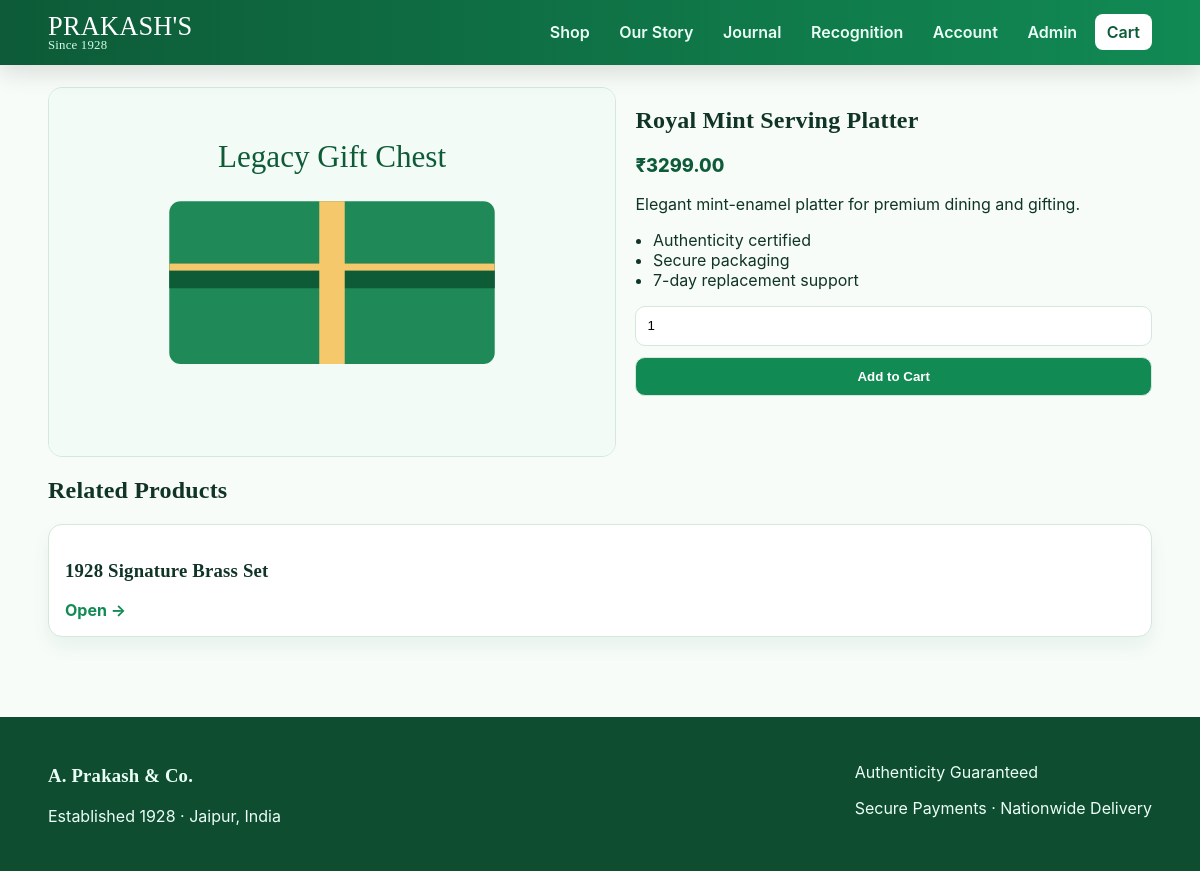
The app's page /product/royal-mint-serving-platter with its own data.
### tables this page shows
CREATE TABLE products (
    id BIGINT UNSIGNED AUTO_INCREMENT PRIMARY KEY,
    category_id BIGINT UNSIGNED NOT NULL,
    name VARCHAR(190) NOT NULL,
    slug VARCHAR(220) NOT NULL UNIQUE,
    sku VARCHAR(80) NOT NULL UNIQUE,
    short_description VARCHAR(255) NULL,
    description TEXT NULL,
    specifications TEXT NULL,
    price DECIMAL(10,2) NOT NULL,
    compare_price DECIMAL(10,2) NULL,
    stock_quantity INT NOT NULL DEFAULT 0,
    popularity_score INT NOT NULL DEFAULT 0,
    is_featured TINYINT(1) NOT NULL DEFAULT 0,
    status ENUM('active', 'draft', 'archived') NOT NULL DEFAULT 'active',
    created_at TIMESTAMP DEFAULT CURRENT_TIMESTAMP,
    updated_at TIMESTAMP DEFAULT CURRENT_TIMESTAMP ON UPDATE CURRENT_TIMESTAMP,
    CONSTRAINT fk_products_category FOREIGN KEY (category_id) REFERENCES categories(id),
    INDEX idx_products_category (category_id),
    INDEX idx_products_status (status),
    FULLTEXT idx_products_name_desc (name, description)
);

### app/core/View.php (called while the page is built, shortened)
<?php
class View
{
    public static function render(string $template, array $data = []): void
    {
        extract($data, EXTR_SKIP);
        $templatePath = BASE_PATH . '/app/views/' . $template . '.php';
        require BASE_PATH . '/app/views/layouts/header.php';
        require $templatePath;
        require BASE_PATH . '/app/views/layouts/footer.php';
    }
}

### app/core/Controller.php (called while the page is built, shortened)
<?php
class Controller
{
    protected function view(string $template, array $data = []): void
    {
        View::render($template, $data);
    }
}

### app/controllers/ProductController.php (called while the page is built, shortened)
<?php
class ProductController extends Controller
{
    public function show(string $slug): void
    {
        $dummy = collectDummy($slug);
        $product = $dummy['product'];
        $related = $dummy['related'];
        try {
            $productModel = new Product();
            $dbProduct = $productModel->findBySlug($slug);
            if ($dbProduct) {
                $product = $dbProduct;
                $related = $productModel->related((int) $product['category_id'], (int) $product['id']);
            }
        } catch (Throwable) {
        }
        $this->view('product/show', [
            'title' => $product['name'],
            'product' => $product,
            'relatedProducts' => $related,
        ]);
    }
}
function collectDummy(string $slug): array
{
    $all = dummy_products();
    $product = null;
    foreach ($all as $item) {
        if ($item['slug'] === $slug) {
            $product = $item;
            break;
        }
    }
    return ['product' => $product, 'related' => array_slice($all, 0, 3)];
}

### index.php (called while the page is built, shortened)
<?php
require_once __DIR__ . '/config/config.php';
require_once __DIR__ . '/app/core/Router.php';
require_once __DIR__ . '/app/helpers/functions.php';
$router = new Router();
$router->dispatch($_SERVER['REQUEST_URI'] ?? '/', $_SERVER['REQUEST_METHOD'] ?? 'GET');

### config/config.php (called while the page is built, shortened)
<?php
spl_autoload_register(static function (string $class): void {
    $prefix = 'App\\';
    $relativeClass = substr($class, strlen($prefix));
    $relativePath = str_replace('\\', '/', $relativeClass) . '.php';
    $candidates = [
        BASE_PATH . '/app/' . $relativePath,
        BASE_PATH . '/app/' . lcfirst($relativePath),
        BASE_PATH . '/app/' . strtolower($relativePath),
    ];
    foreach ($candidates as $file) {
        if (file_exists($file)) {
            return;
        }
    }
});

### app/core/Database.php (called while the page is built, shortened)
<?php
class Database
{
    private static ?PDO $connection = null;
    public static function connection(): PDO
    {
        $dsn = sprintf('mysql:host=%s;dbname=%s;charset=utf8mb4', DB_HOST, DB_NAME);
        try {
            self::$connection = new PDO($dsn, DB_USER, DB_PASS, [
                PDO::ATTR_ERRMODE => PDO::ERRMODE_EXCEPTION,
                PDO::ATTR_DEFAULT_FETCH_MODE => PDO::FETCH_ASSOC,
                PDO::ATTR_EMULATE_PREPARES => false,
            ]);
        } catch (PDOException $exception) {
            throw new RuntimeException('Database connection failed. Configure .env.php for DB access.');
        }
        return self::$connection;
    }
}

### app/core/Model.php (called while the page is built, shortened)
<?php
abstract class Model
{
    public function __construct()
    {
        $this->db = Database::connection();
    }
}

### app/models/Product.php (called while the page is built, shortened)
<?php
class Product extends Model
{
    public function findBySlug(string $slug): ?array
    {
        $stmt = $this->db->prepare('SELECT * FROM products WHERE slug = :slug LIMIT 1');
        $stmt->execute([':slug' => $slug]);
        $product = $stmt->fetch();
        return $product ?: null;
    }
    public function related(int $categoryId, int $excludeId): array
    {
        $stmt = $this->db->prepare('SELECT * FROM products WHERE category_id = :category_id AND id != :exclude_id AND status = "active" LIMIT 4');
        $stmt->execute([':category_id' => $categoryId, ':exclude_id' => $excludeId]);
        return $stmt->fetchAll();
    }
}

### app/helpers/functions.php (called while the page is built, shortened)
<?php
function e(?string $value): string
{
    return htmlspecialchars((string) $value, ENT_QUOTES, 'UTF-8');
}

### app/views/product/show.php (the view, shortened to what this page needs)
<article class="product-layout">
    <img class="product-hero-image" src="<?= e($product['image'] ?? '/public/assets/images/products/gift-chest.svg') ?>" alt="<?= e($product['name']) ?>">
    <div>
        <h1><?= e($product['name']) ?></h1>
        <p class="price">₹<?= e((string) $product['price']) ?></p>
        <p><?= e($product['description'] ?? 'Premium handcrafted heritage item.') ?></p>
        <ul class="clean-list">
            <li>Authenticity certified</li>
            <li>Secure packaging</li>
            <li>7-day replacement support</li>
        </ul>
        <form method="post" action="/cart/add">
            <input type="number" name="quantity" value="1" min="1" max="10">
            <button type="submit">Add to Cart</button>
        </form>
    </div>
</article>
<h2>Related Products</h2>
<div class="product-grid">
    <?php foreach ($relatedProducts as $related): ?>
    <div class="product-card"><h3><?= e($related['name']) ?></h3><a class="text-link" href="/product/<?= e($related['slug']) ?>">Open →</a></div>
    <?php endforeach; ?>
</div>

### app/core/Router.php (shortened to what this page needs)
<?php
class Router
{
    private array $routes = ['GET' => [], 'POST' => []];
    public function get(string $path, array $action): void
    {
        $this->routes['GET'][] = ['pattern' => $this->pattern($path), 'action' => $action];
    }
    public function post(string $path, array $action): void
    {
        $this->routes['POST'][] = ['pattern' => $this->pattern($path), 'action' => $action];
    }
    public function dispatch(string $uri, string $method): void
    {
        $path = parse_url($uri, PHP_URL_PATH) ?: '/';
        $routes = $this->routes[$method] ?? [];
        foreach ($routes as $route) {
            if (preg_match($route['pattern'], $path, $matches)) {
                array_shift($matches);
                [$controllerClass, $controllerMethod] = $route['action'];
                $controller = new $controllerClass();
                $controller->$controllerMethod(...$matches);
                return;
            }
        }
    }
    private function pattern(string $path): string
    {
        $escaped = preg_replace('#\{[a-zA-Z_][a-zA-Z0-9_]*\}#', '([^/]+)', $path);
        return '#^' . $escaped . '$#';
    }
}

### app/views/layouts/header.php (shortened to what this page needs)
<!doctype html>
<html lang="en">
<head>
    <link rel="stylesheet" href="/public/assets/css/styles.css">
</head>
<body>
<header class="topbar">
    <div class="container nav-wrap">
        <a href="/" class="brand">PRAKASH'S <span>Since 1928</span></a>
        <nav class="main-nav" data-menu>
            <a href="/shop">Shop</a>
            <a href="/our-story">Our Story</a>
            <a href="/blog">Journal</a>
            <a href="/reviews-recognition">Recognition</a>
            <a href="/account">Account</a>
            <a href="/admin">Admin</a>
            <a href="/cart" class="pill">Cart</a>
        </nav>
    </div>
</header>
<main class="container main-space">

### app/views/layouts/footer.php
</main>
<footer class="site-footer">
    <div class="container footer-grid">
        <div>
            <h3>A. Prakash & Co.</h3>
            <p>Established 1928 · Jaipur, India</p>
        </div>
        <div>
            <p>Authenticity Guaranteed</p>
            <p>Secure Payments · Nationwide Delivery</p>
        </div>
    </div>
</footer>
</body>
</html>

### public/assets/css/styles.css (style rules this page uses)
:root { --green-900:#0d5b38; --green-700:#118a54; --green-500:#22b573; --mint:#eaf8f1; --gold:#d7a84a; --ink:#103425; --paper:#f7fcf9; --line:#d4e8dc; }
* { box-sizing:border-box }
body { margin:0;font-family:Inter,system-ui,Arial,sans-serif;background:var(--paper);color:var(--ink) }
h1,h2,h3,.brand { font-family:Georgia,'Times New Roman',serif;letter-spacing:.2px }
.container { width:min(1150px,92%);margin:0 auto }
.main-space { padding:1.4rem 0 3rem }
.topbar { position:sticky;top:0;z-index:50;background:linear-gradient(90deg,var(--green-900),var(--green-700));box-shadow:0 8px 24px #0000001f }
.nav-wrap { display:flex;align-items:center;justify-content:space-between;gap:1rem;padding:.8rem 0 }
.brand { color:#fff;text-decoration:none;font-size:1.65rem;line-height:1 }
.brand span { display:block;font-size:.8rem;color:#d5fce7 }
.main-nav { display:flex;gap:.35rem;align-items:center }
.main-nav a { color:#eafff6;text-decoration:none;padding:.5rem .75rem;border-radius:8px;font-weight:600 }
.main-nav .pill { background:#fff;color:var(--green-900) }
.product-grid { display:grid;grid-template-columns:repeat(auto-fit,minmax(220px,1fr));gap:1rem;margin-top:1rem }
.product-card,.card-block { background:#fff;border:1px solid var(--line);border-radius:14px;padding:1rem;box-shadow:0 10px 18px #0d5b3810 }
.price { font-size:1.14rem;font-weight:800;color:var(--green-900) }
.text-link { color:var(--green-700);font-weight:700;text-decoration:none }
input,select,textarea,button { width:100%;padding:.7rem;margin-bottom:.7rem;border:1px solid var(--line);border-radius:10px;background:#fff }
button { background:var(--green-700);color:#fff;font-weight:700;cursor:pointer }
.product-layout { display:grid;grid-template-columns:1.1fr 1fr;gap:1.2rem;align-items:start }
.product-hero-image { width:100%;border-radius:14px;border:1px solid var(--line) }
.clean-list { padding-left:1.1rem }
.site-footer { background:#0f4d31;color:#eafff5;padding:1.8rem 0;margin-top:2rem }
.footer-grid { display:flex;justify-content:space-between;gap:1rem;flex-wrap:wrap }

### records on screen
products: name "Royal Mint Serving Platter", price "3299.00", description "Elegant mint-enamel platter for premium dining and gifting."
products: name "1928 Signature Brass Set"
